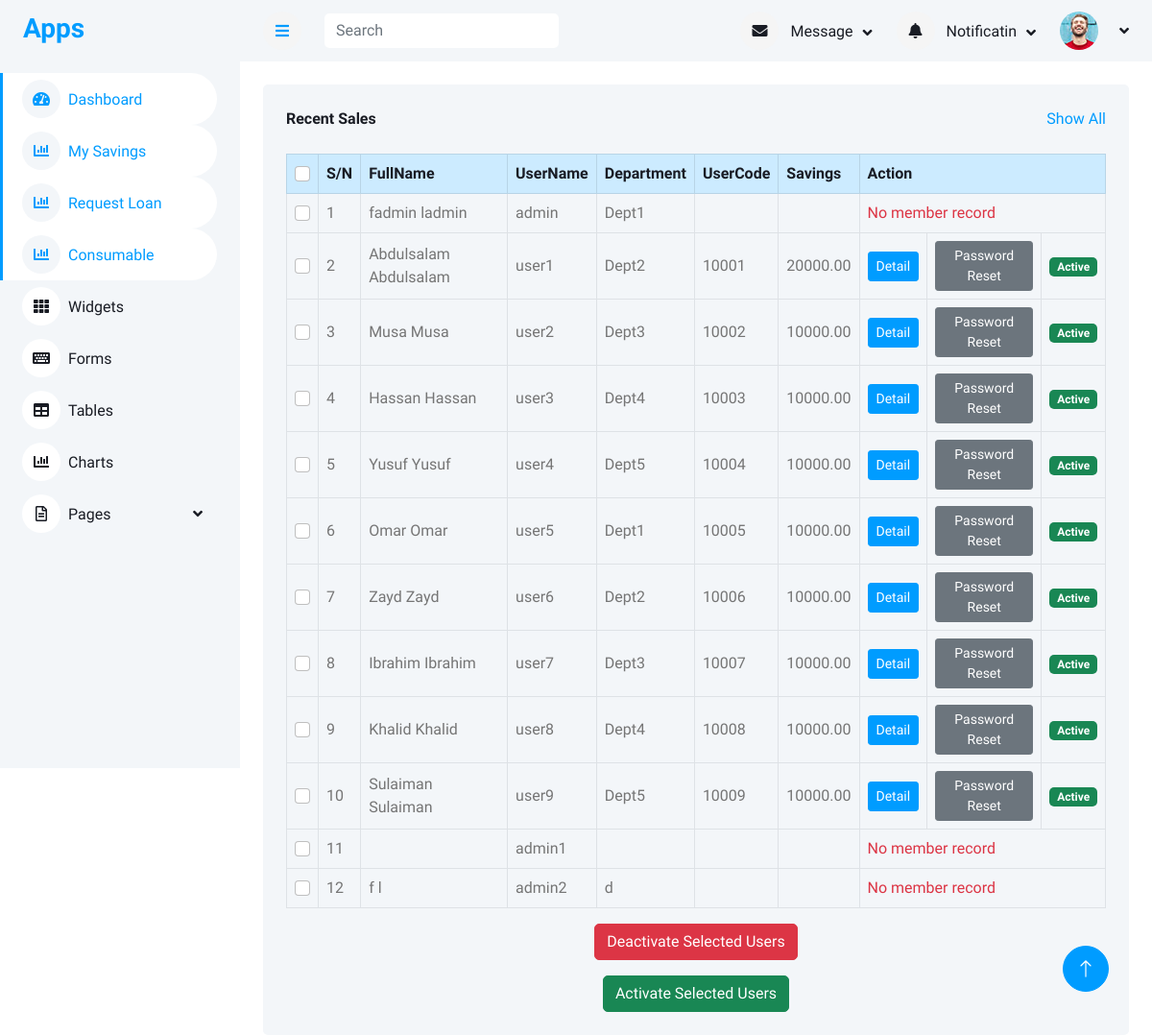
The app's page /all_members with its own data.
### accounts/models.py (models this page shows, shortened)
class User(AbstractUser):
    first_name = models.CharField(max_length=100)
    last_name = models.CharField(max_length=100)
    other_name = models.CharField(max_length=100)
    date_of_birth = models.DateField(blank=True,null=True)
    username = models.CharField(max_length=100, unique=True)
    department = models.CharField(max_length=100)
    unit = models.CharField(max_length=100)
    gender = models.ForeignKey(Gender, on_delete=models.CASCADE, blank=True, null=True)
    group = models.ForeignKey(UserGroup, on_delete=models.CASCADE, blank=True, null=True)
    marital_status = models.ForeignKey(MaritalStatus,on_delete=models.SET_NULL, null=True, blank=True)
    religion = models.ForeignKey(Religion, on_delete=models.SET_NULL, null=True, blank=True,)
    passport = models.ImageField(upload_to='passport', blank=True, null=True)
    member_number = models.CharField(max_length=100)

class Member(models.Model):
    member = models.OneToOneField(User, on_delete=models.SET_NULL, null=True, blank=True)
    ippis = models.IntegerField(unique=True)  # Required and unique
    total_savings = models.DecimalField(max_digits=12, decimal_places=2, blank=True, null=True)

### accounts/views.py (the view)
# urls.py: path("all_members",views.all_members,name='all_members'),
def all_members(request):
    members = User.objects.all()
    return render(request, "accounts/all_members.html", {"members": members})

### templates/accounts/all_members.html (shortened to what this page needs)
{% extends 'base/base.html' %}
{% block content %}
<div class="container-fluid pt-4 px-4">
    <div class="bg-light text-center rounded p-4">
        <div class="d-flex align-items-center justify-content-between mb-4">
            <h6 class="mb-0">Recent Sales</h6>
            <a href="">Show All</a>
        </div>
        <form method="post" action="{% url 'deactivate_users' %}">
            <div class="table-responsive">
                <table class="table text-start align-middle table-bordered table-hover mb-0">
                    <thead class="table-primary">
                        <tr class="text-dark">
                            <th><input class="form-check-input" type="checkbox" id="select-all"></th>
                            <th>S/N</th>
                            <th>FullName</th>
                            <th>UserName</th>
                            <th>Department</th>
                            <th>UserCode</th>
                            <th>Savings</th>
                            <th colspan="3">Action</th>
                        </tr>
                    </thead>
                    <tbody>
                        {% for m in members %}
                        <tr>
                            <td><input class="form-check-input user-checkbox" type="checkbox" name="user_ids" value="{{ m.id }}"></td>
                            <td>{{ forloop.counter }}</td>
                            <td>{{ m.first_name }} {{ m.last_name }}</td>
                            <td>{{ m.username }}</td>
                            <td>{{ m.department }}</td>
                            <td>{{ m.member.ippis }}</td>
                            <td>{{ m.member.total_savings }}</td>
                            {% if m.member %}
                                <td><a class="btn btn-sm btn-primary" href="{% url 'member_detail' m.member.id %}">Detail</a></td>
                                <td><a class="btn btn-sm btn-secondary" href="{% url 'reset_password' m.member.id %}">Password Reset</a></td>
                                <td>
                                    {% if not m.is_active %}
                                        <form method="post" action="{% url 'activate_users' %}" style="display:inline;">
                                            {% csrf_token %}
                                            <input type="hidden" name="user_ids" value="{{ m.id }}">
                                            <button type="submit" class="btn btn-sm btn-success">Activate</button>
                                        </form>
                                    {% else %}
                                        <span class="badge bg-success">Active</span>
                                    {% endif %}
                                </td>
                            {% else %}
                                <td colspan="3"><span class="text-danger">No member record</span></td>
                            {% endif %}
                        </tr>
                        {% endfor %}
                    </tbody>
                </table>
            </div>
            <button type="submit" class="btn btn-danger mt-3">Deactivate Selected Users</button>
        </form>
<form method="post" action="{% url 'activate_users' %}" id="bulk-activate-form" class="mt-3">
    <button type="submit" class="btn btn-success">Activate Selected Users</button>
</form>
    </div>
</div>
{% endblock content %}

### templates/base/base.html (shortened to what this page needs)
<!DOCTYPE html>
<html lang="en">
<head>
    <link href="https://cdnjs.cloudflare.com/ajax/libs/font-awesome/5.10.0/css/all.min.css" rel="stylesheet">
    <link href="https://cdn.jsdelivr.net/npm/bootstrap-icons@1.4.1/font/bootstrap-icons.css" rel="stylesheet">
    <link href="/static/lib/owlcarousel/assets/owl.carousel.min.css" rel="stylesheet">
    <link href="/static/lib/tempusdominus/css/tempusdominus-bootstrap-4.min.css" rel="stylesheet" />
    <link href="/static/css/bootstrap.min.css" rel="stylesheet">
    <link href="/static/css/style.css" rel="stylesheet">
</head>
<body>
    <div class="container-xxl position-relative bg-white d-flex p-0">
        {% include 'include/sidebar.html' %}
        <div class="content">
            {% include 'include/navbar.html' %}
            {% block content %}
            {% endblock content %}
        </div>
        <a href="#" class="btn btn-lg btn-primary btn-lg-square back-to-top"><i class="bi bi-arrow-up"></i></a>
    </div>
</body>
</html>

### templates/include/sidebar.html (shortened to what this page needs)
<div class="sidebar pe-4 pb-3">
    <nav class="navbar bg-light navbar-light">
        <a href="/" class="navbar-brand mx-4 mb-3">
            <h3 class="text-primary"></i>Apps</h3>
        </a>
        <div class="navbar-nav w-100">
            {% if user.is_authenticated and user.group.title == 'admin' %}
            <a href="{% url 'admin_dashboard' %}" class="nav-item nav-link active"><i class="fa fa-tachometer-alt me-2"></i>Dashboard</a>
            <a href="{% url 'summary' %}" class="nav-item nav-link active"><i class="fa fa-tachometer-alt me-2"></i>Summary </a>
            <div class="nav-item dropdown">
                <a href="#" class="nav-link dropdown-toggle" data-bs-toggle="dropdown"><i class="fa fa-user me-2"></i>Members</a>
                <div class="dropdown-menu bg-transparent border-0">
                    <a href="{% url 'upload_users' %}" class="dropdown-item mb-2">Upload Members</a>
                    <a href=" {% url 'all_members' %}" class="dropdown-item mb-2">View members  </a>
                    <a href="{% url 'member_check' %}" class="dropdown-item">Register Member</a>
                    <a href="element.html" class="dropdown-item">Other Elements</a>
                </div>
            </div>
                    <div class="nav-item dropdown">
                <a href="#" class="nav-link dropdown-toggle" data-bs-toggle="dropdown"><i class="fa fa-laptop me-2"></i>Savings</a>
                <div class="dropdown-menu bg-transparent border-0">
                    <a href="{% url 'all_member_saving_search' %}" class="dropdown-item mb-2">Members Saving</a>
                    <a href="{% url 'upload_savings' %}" class="dropdown-item mb-2">Upload Monthly Saving</a>
                    <a href="{% url 'get_upload_savings' %}" class="dropdown-item mb-2">View Upload Saving</a>
                    <a href="{% url 'interest_form' %}" class="dropdown-item mb-2">Take Admin Fee</a>
                    <a href="{% url 'get_upload_interest' %}" class="dropdown-item mb-2">View Admin Fee</a>
                    <a href="{% url 'distribute_savings' %}" class="dropdown-item mb-2">Distribute Savings to Loan/Invest</a>
                    <a href="{% url 'loanable_investment_months' %}" class="dropdown-item mb-2">Loanable Investment Months</a>
                    <a href="{% url 'summary' %}" class="dropdown-item mb-2">Summary Page</a>
                    <a href="element.html" class="dropdown-item">Other Elements</a>
                </div>
            </div>
            <div class="nav-item dropdown">
                <a href="#" class="nav-link dropdown-toggle" data-bs-toggle="dropdown"><i class="fa fa-table me-2"></i>Loan</a>
                <div class="dropdown-menu bg-transparent border-0">
                    <a href="{% url 'requested_loan' %}" class="dropdown-item mb-2"> Approve Loan Request</a>
                    <a href="{% url 'add_loan_type' %}" class="dropdown-item mb-2"> Add Type Loan</a>
                    <a href="{% url 'loan_years_list' %}" class="dropdown-item mb-2">  Loan Request List </a>
                    <a href="{% url 'all_reject_loan' %}" class="dropdown-item mb-2">  All Reject loan</a>
                    <a href="{% url 'upload_loan_payment' %}" class="dropdown-item mb-2">Upload Loan Payment</a>
                    <a href="{% url 'add_single_loan_payment' %}" class="dropdown-item mb-2">Add Single Loan Payment</a>
                    <a href="{% url 'filtered_loan_repayments' %}" class="dropdown-item mb-2">filtered Repayments</a>
                </div>
            </div>
            <div class="nav-item dropdown">
                <a href="#" class="nav-link dropdown-toggle" data-bs-toggle="dropdown"><i class="fa fa-table me-2"></i>Consumable</a>
                <div class="dropdown-menu bg-transparent border-0">
                    <a href="{% url 'consumable_items' %}" class="dropdown-item">Consumable Items</a>
                    <a href="{% url 'consumable_requests_list' %}" class="dropdown-item mb-2">Approve Consumable</a>
                    <a href="{% url 'consumable_requests_by_month' %}" class="dropdown-item mb-2">All Consumable By Month</a>
                    <a href="{% url 'upload_consumable_payment' %}" class="dropdown-item mb-2">Upload Consumable Payments</a>
                    <a href="{% url 'consumable_repayments_list' %}" class="dropdown-item mb-2">Consumable Repayments List</a>
                    <a href="{% url 'add_single_consumable_payment' %}" class="dropdown-item mb-2">Add single Payments</a>
                </div>
            </div>
            {% else %}
            <a href="{% url 'member_dashboard' %}" class="nav-item nav-link active"><i class="fa fa-tachometer-alt me-2"></i>Dashboard</a>
            <a href="{% url 'member_savings' %}" class="nav-item nav-link active"><i class="fa fa-chart-bar me-2"></i>My Savings</a>
            <a href="{% url 'loan_request' %}" class="nav-item nav-link active"><i class="fa fa-chart-bar me-2"></i>Request Loan</a>
            <a href="{% url 'member_request_consumable' %}" class="nav-item nav-link active"><i class="fa fa-chart-bar me-2"></i>Consumable</a>
            {% endif %}
        <div class="navbar-nav w-100">
            <a href="widget.html" class="nav-item nav-link"><i class="fa fa-th me-2"></i>Widgets</a>
            <a href="form.html" class="nav-item nav-link"><i class="fa fa-keyboard me-2"></i>Forms</a>
            <a href="table.html" class="nav-item nav-link"><i class="fa fa-table me-2"></i>Tables</a>
            <a href="chart.html" class="nav-item nav-link"><i class="fa fa-chart-bar me-2"></i>Charts</a>
            <div class="nav-item dropdown">
                <a href="#" class="nav-link dropdown-toggle" data-bs-toggle="dropdown"><i class="far fa-file-alt me-2"></i>Pages</a>
            </div>
        </div>
    </nav>
</div>

### templates/include/navbar.html (shortened to what this page needs)
<nav class="navbar navbar-expand bg-light navbar-light sticky-top px-4 py-0">
    <a href="#" class="sidebar-toggler flex-shrink-0">
        <i class="fa fa-bars"></i>
    </a>
    <form method="get" action="{% url 'search_member' %}" class="d-none d-md-flex ms-4">
        <input class="form-control border-0" name="search_term" type="search" placeholder="Search">
    </form>
    <div class="navbar-nav align-items-center ms-auto">
        <div class="nav-item dropdown">
            <a href="#" class="nav-link dropdown-toggle" data-bs-toggle="dropdown">
                <i class="fa fa-envelope me-lg-2"></i>
                <span class="d-none d-lg-inline-flex">Message</span>
            </a>
        </div>
        <div class="nav-item dropdown">
            <a href="#" class="nav-link dropdown-toggle" data-bs-toggle="dropdown">
                <i class="fa fa-bell me-lg-2"></i>
                <span class="d-none d-lg-inline-flex">Notificatin</span>
            </a>
        </div>
        <div class="nav-item dropdown">
            <a href="#" class="nav-link dropdown-toggle" data-bs-toggle="dropdown">
                <img class="rounded-circle me-lg-2" src="/static/img/user.jpg" alt=""
                    style="width: 40px; height: 40px;">
            </a>
        </div>
    </div>
</nav>

### static/css/style.css (style rules this page uses)
:root { --primary: #009CFF; --light: #F3F6F9; --dark: #191C24; }
.back-to-top { position: fixed; display: none; right: 45px; bottom: 45px; z-index: 99; }
.btn { transition: .5s; }
.btn.btn-primary { color: #FFFFFF; }
.btn-lg-square { width: 48px; height: 48px; }
.btn-square, .btn-sm-square, .btn-lg-square { padding: 0; display: inline-flex; align-items: center; justify-content: center; font-weight: normal; border-radius: 50px; }
.sidebar { position: fixed; top: 0; left: 0; bottom: 0; width: 250px; height: 100vh; overflow-y: auto; background: var(--light); transition: 0.5s; z-index: 999; }
.content { margin-left: 250px; min-height: 100vh; background: #FFFFFF; transition: 0.5s; }
@media (min-width: 992px) { .sidebar { margin-left: 0; } }
@media (min-width: 992px) { .content { width: calc(100% - 250px); } }
.sidebar .navbar .navbar-nav .nav-link { padding: 7px 20px; color: var(--dark); font-weight: 500; border-left: 3px solid var(--light); border-radius: 0 30px 30px 0; outline: none; }
.sidebar .navbar .navbar-nav .nav-link:hover, .sidebar .navbar .navbar-nav .nav-link.active { color: var(--primary); background: #FFFFFF; border-color: var(--primary); }
.sidebar .navbar .navbar-nav .nav-link i { width: 40px; height: 40px; display: inline-flex; align-items: center; justify-content: center; background: #FFFFFF; border-radius: 40px; }
.sidebar .navbar .navbar-nav .nav-link:hover i, .sidebar .navbar .navbar-nav .nav-link.active i { background: var(--light); }
.sidebar .navbar .dropdown-toggle::after { position: absolute; top: 15px; right: 15px; border: none; content: "\f107"; font-family: "Font Awesome 5 Free"; font-weight: 900; transition: .5s; }
.content .navbar .navbar-nav .nav-link { margin-left: 25px; padding: 12px 0; color: var(--dark); outline: none; }
.content .navbar .sidebar-toggler, .content .navbar .navbar-nav .nav-link i { width: 40px; height: 40px; display: inline-flex; align-items: center; justify-content: center; background: #f5f5f5; border-radius: 40px; }
.content .navbar .dropdown-toggle::after { margin-left: 6px; vertical-align: middle; border: none; content: "\f107"; font-family: "Font Awesome 5 Free"; font-weight: 900; transition: .5s; }

### records on screen
User: first_name "fadmin", last_name "ladmin", username "admin", department "Dept1", shows "No member record"
User: first_name "Abdulsalam", last_name "Abdulsalam", username "user1", department "Dept2", member.ippis "10001", member.total_savings "20000.00", shows "Detail", is_active "Active"
User: first_name "Musa", last_name "Musa", username "user2", department "Dept3", member.ippis "10002", member.total_savings "10000.00", shows "Detail", is_active "Active"
User: first_name "Hassan", last_name "Hassan", username "user3", department "Dept4", member.ippis "10003", member.total_savings "10000.00", shows "Detail", is_active "Active"
User: first_name "Yusuf", last_name "Yusuf", username "user4", department "Dept5", member.ippis "10004", member.total_savings "10000.00", shows "Detail", is_active "Active"
User: first_name "Omar", last_name "Omar", username "user5", department "Dept1", member.ippis "10005", member.total_savings "10000.00", shows "Detail", is_active "Active"
User: first_name "Zayd", last_name "Zayd", username "user6", department "Dept2", member.ippis "10006", member.total_savings "10000.00", shows "Detail", is_active "Active"
User: first_name "Ibrahim", last_name "Ibrahim", username "user7", department "Dept3", member.ippis "10007", member.total_savings "10000.00", shows "Detail", is_active "Active"
User: first_name "Khalid", last_name "Khalid", username "user8", department "Dept4", member.ippis "10008", member.total_savings "10000.00", shows "Detail", is_active "Active"
User: first_name "Sulaiman", last_name "Sulaiman", username "user9", department "Dept5", member.ippis "10009", member.total_savings "10000.00", shows "Detail", is_active "Active"
User: username "admin1", shows "No member record"
User: first_name "f", last_name "l", username "admin2", department "d", shows "No member record"
